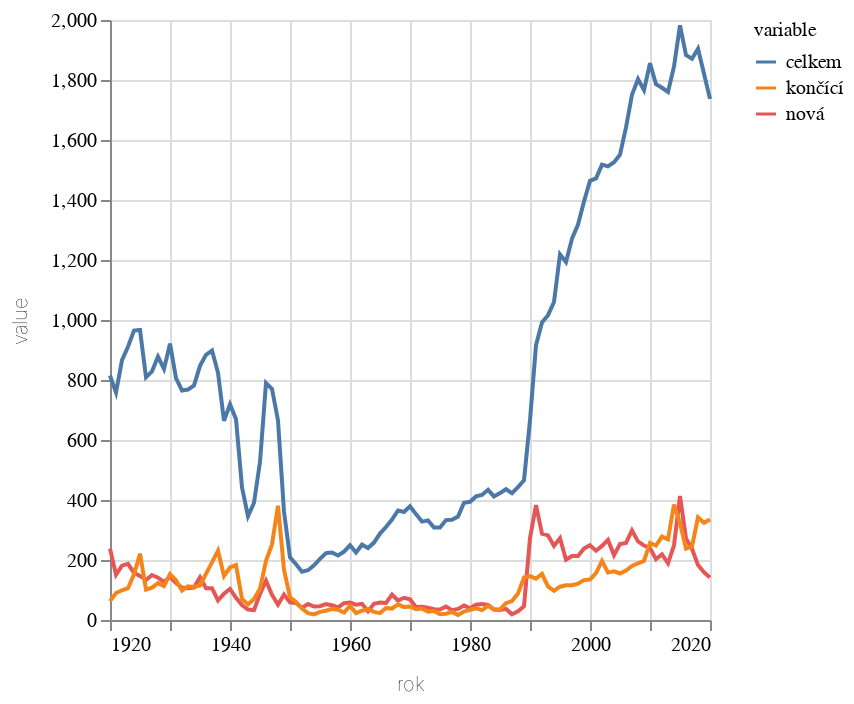

Notebook code for this chart:
### Code cell
alt.Chart(do_grafu).mark_line().encode(
    x='rok:T',
    y='value:Q',
    color='variable:N',
)

### Figure 1 — Vega-Lite specification as saved in the notebook (floating-point values rounded to 4 significant figures; data arrays with more than 128 entries replaced by an {"elided": "..."} marker saying what was removed)
{"config": {"title": {"font": "Noticia Text", "fontSize": 14, "anchor": "start", "fontWeight": "bolder", "subtitleFont": "Noticia Text", "subtitleFontSize": 12, "subtitleFontWeight": "lighter", "subtitlePadding": 12, "dy": -12}, "axis": {"labelFont": "Asap", "titleFont": "Asap", "fontWeight": "lighter", "titleFontWeight": "lighter", "labelFontSize": 10, "titleFontSize": 10, "labelPadding": 2, "titlePadding": 10}, "legend": {"labelFont": "Asap", "labelFontWeight": "normal", "titleFont": "Asap", "titleFontWeight": "normal", "labelFontSize": 10, "titleFontSize": 10}}, "data": {"name": "data-6752dabfadf6c38c615bf89a230375b6"}, "mark": {"type": "line"}, "encoding": {"color": {"field": "variable", "type": "nominal"}, "x": {"field": "rok", "type": "temporal"}, "y": {"field": "value", "type": "quantitative"}}, "$schema": "https://vega.github.io/schema/vega-lite/v5.8.0.json", "datasets": {"data-6752dabfadf6c38c615bf89a230375b6": {"elided": "303 records"}}}
